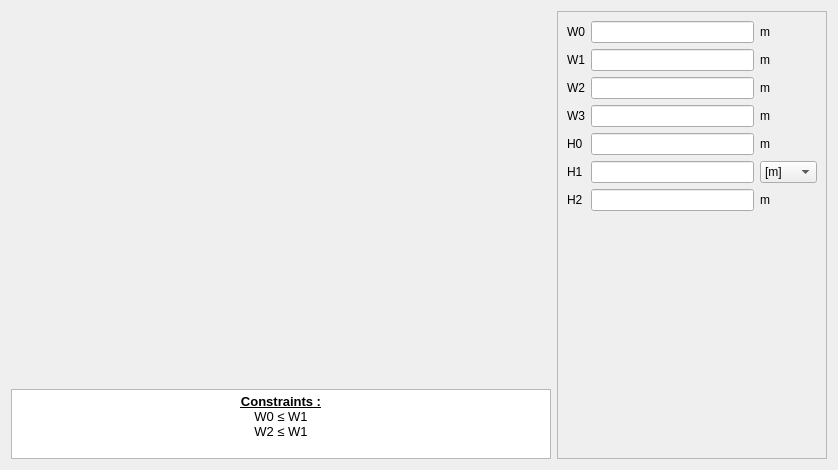
<?xml version="1.0" encoding="UTF-8"?>
<ui version="4.0">
 <class>PWSlot13</class>
 <widget class="QWidget" name="PWSlot13">
  <property name="geometry">
   <rect>
    <x>0</x>
    <y>0</y>
    <width>838</width>
    <height>470</height>
   </rect>
  </property>
  <property name="minimumSize">
   <size>
    <width>630</width>
    <height>470</height>
   </size>
  </property>
  <property name="maximumSize">
   <size>
    <width>16777215</width>
    <height>16777215</height>
   </size>
  </property>
  <property name="windowTitle">
   <string>Form</string>
  </property>
  <layout class="QHBoxLayout" name="horizontalLayout">
   <item>
    <layout class="QVBoxLayout" name="verticalLayout_2">
     <item>
      <widget class="QLabel" name="img_slot">
       <property name="sizePolicy">
        <sizepolicy hsizetype="Expanding" vsizetype="Expanding">
         <horstretch>0</horstretch>
         <verstretch>0</verstretch>
        </sizepolicy>
       </property>
       <property name="maximumSize">
        <size>
         <width>16777215</width>
         <height>16777215</height>
        </size>
       </property>
       <property name="text">
        <string/>
       </property>
       <property name="pixmap">
        <pixmap resource="../../../../Resources/pyleecan.qrc">:/images/images/MachineSetup/WSlot/SlotW13.png</pixmap>
       </property>
       <property name="scaledContents">
        <bool>false</bool>
       </property>
       <property name="alignment">
        <set>Qt::AlignCenter</set>
       </property>
      </widget>
     </item>
     <item>
      <widget class="QTextEdit" name="txt_constraint">
       <property name="sizePolicy">
        <sizepolicy hsizetype="Expanding" vsizetype="Fixed">
         <horstretch>0</horstretch>
         <verstretch>0</verstretch>
        </sizepolicy>
       </property>
       <property name="maximumSize">
        <size>
         <width>16777215</width>
         <height>70</height>
        </size>
       </property>
       <property name="verticalScrollBarPolicy">
        <enum>Qt::ScrollBarAlwaysOff</enum>
       </property>
       <property name="html">
        <string>&lt;!DOCTYPE HTML PUBLIC &quot;-//W3C//DTD HTML 4.0//EN&quot; &quot;http://www.w3.org/TR/REC-html40/strict.dtd&quot;&gt;
&lt;html&gt;&lt;head&gt;&lt;meta name=&quot;qrichtext&quot; content=&quot;1&quot; /&gt;&lt;style type=&quot;text/css&quot;&gt;
p, li { white-space: pre-wrap; }
&lt;/style&gt;&lt;/head&gt;&lt;body style=&quot; font-family:'MS Shell Dlg 2'; font-size:7.8pt; font-weight:400; font-style:normal;&quot;&gt;
&lt;p align=&quot;center&quot; style=&quot; margin-top:0px; margin-bottom:0px; margin-left:0px; margin-right:0px; -qt-block-indent:0; text-indent:0px;&quot;&gt;&lt;span style=&quot; font-size:10pt; font-weight:600; text-decoration: underline;&quot;&gt;Constraints :&lt;/span&gt;&lt;/p&gt;
&lt;p align=&quot;center&quot; style=&quot; margin-top:0px; margin-bottom:0px; margin-left:0px; margin-right:0px; -qt-block-indent:0; text-indent:0px;&quot;&gt;&lt;span style=&quot; font-size:10pt;&quot;&gt;W0 ≤ W1&lt;/span&gt;&lt;/p&gt;
&lt;p align=&quot;center&quot; style=&quot; margin-top:0px; margin-bottom:0px; margin-left:0px; margin-right:0px; -qt-block-indent:0; text-indent:0px;&quot;&gt;&lt;span style=&quot; font-size:10pt;&quot;&gt;W2 ≤ W1&lt;/span&gt;&lt;/p&gt;&lt;/body&gt;&lt;/html&gt;</string>
       </property>
       <property name="textInteractionFlags">
        <set>Qt::TextSelectableByKeyboard|Qt::TextSelectableByMouse</set>
       </property>
      </widget>
     </item>
    </layout>
   </item>
   <item>
    <widget class="QScrollArea" name="scrollArea">
     <property name="minimumSize">
      <size>
       <width>270</width>
       <height>0</height>
      </size>
     </property>
     <property name="maximumSize">
      <size>
       <width>270</width>
       <height>16777215</height>
      </size>
     </property>
     <property name="widgetResizable">
      <bool>true</bool>
     </property>
     <widget class="QWidget" name="scrollAreaWidgetContents">
      <property name="geometry">
       <rect>
        <x>0</x>
        <y>0</y>
        <width>268</width>
        <height>446</height>
       </rect>
      </property>
      <layout class="QVBoxLayout" name="verticalLayout">
       <item>
        <layout class="QGridLayout" name="gridLayout">
         <item row="0" column="0">
          <widget class="QLabel" name="in_W0">
           <property name="text">
            <string>W0</string>
           </property>
          </widget>
         </item>
         <item row="0" column="1">
          <widget class="FloatEdit" name="lf_W0"/>
         </item>
         <item row="0" column="2">
          <widget class="QLabel" name="unit_W0">
           <property name="text">
            <string>m</string>
           </property>
          </widget>
         </item>
         <item row="1" column="0">
          <widget class="QLabel" name="in_W1">
           <property name="text">
            <string>W1</string>
           </property>
          </widget>
         </item>
         <item row="1" column="1">
          <widget class="FloatEdit" name="lf_W1"/>
         </item>
         <item row="1" column="2">
          <widget class="QLabel" name="unit_W1">
           <property name="text">
            <string>m</string>
           </property>
          </widget>
         </item>
         <item row="2" column="0">
          <widget class="QLabel" name="in_W2">
           <property name="text">
            <string>W2</string>
           </property>
          </widget>
         </item>
         <item row="2" column="1">
          <widget class="FloatEdit" name="lf_W2"/>
         </item>
         <item row="2" column="2">
          <widget class="QLabel" name="unit_W2">
           <property name="text">
            <string>m</string>
           </property>
          </widget>
         </item>
         <item row="3" column="0">
          <widget class="QLabel" name="in_W3">
           <property name="text">
            <string>W3</string>
           </property>
          </widget>
         </item>
         <item row="3" column="1">
          <widget class="FloatEdit" name="lf_W3"/>
         </item>
         <item row="3" column="2">
          <widget class="QLabel" name="unit_W3">
           <property name="text">
            <string>m</string>
           </property>
          </widget>
         </item>
         <item row="4" column="0">
          <widget class="QLabel" name="in_H0">
           <property name="text">
            <string>H0</string>
           </property>
          </widget>
         </item>
         <item row="4" column="1">
          <widget class="FloatEdit" name="lf_H0"/>
         </item>
         <item row="4" column="2">
          <widget class="QLabel" name="unit_H0">
           <property name="text">
            <string>m</string>
           </property>
          </widget>
         </item>
         <item row="5" column="0">
          <widget class="QLabel" name="in_H1">
           <property name="text">
            <string>H1</string>
           </property>
          </widget>
         </item>
         <item row="5" column="1">
          <widget class="FloatEdit" name="lf_H1"/>
         </item>
         <item row="5" column="2">
          <widget class="QComboBox" name="c_H1_unit">
           <item>
            <property name="text">
             <string>[m]</string>
            </property>
           </item>
           <item>
            <property name="text">
             <string>[rad]</string>
            </property>
           </item>
           <item>
            <property name="text">
             <string>[deg]</string>
            </property>
           </item>
          </widget>
         </item>
         <item row="6" column="0">
          <widget class="QLabel" name="in_H2">
           <property name="text">
            <string>H2</string>
           </property>
          </widget>
         </item>
         <item row="6" column="1">
          <widget class="FloatEdit" name="lf_H2"/>
         </item>
         <item row="6" column="2">
          <widget class="QLabel" name="unit_H2">
           <property name="text">
            <string>m</string>
           </property>
          </widget>
         </item>
        </layout>
       </item>
       <item>
        <spacer name="verticalSpacer">
         <property name="orientation">
          <enum>Qt::Vertical</enum>
         </property>
         <property name="sizeHint" stdset="0">
          <size>
           <width>20</width>
           <height>40</height>
          </size>
         </property>
        </spacer>
       </item>
       <item>
        <widget class="WWSlotOut" name="w_out" native="true"/>
       </item>
      </layout>
     </widget>
    </widget>
   </item>
  </layout>
 </widget>
 <customwidgets>
  <customwidget>
   <class>FloatEdit</class>
   <extends>QLineEdit</extends>
   <header>......GUI/Tools/FloatEdit.h</header>
  </customwidget>
  <customwidget>
   <class>WWSlotOut</class>
   <extends>QWidget</extends>
   <header>......GUI.Dialog.DMachineSetup.SWSlot.WWSlotOut.WWSlotOut.h</header>
   <container>1</container>
  </customwidget>
 </customwidgets>
 <tabstops>
  <tabstop>lf_W0</tabstop>
  <tabstop>lf_W1</tabstop>
  <tabstop>lf_W2</tabstop>
  <tabstop>lf_W3</tabstop>
  <tabstop>lf_H0</tabstop>
  <tabstop>lf_H1</tabstop>
  <tabstop>c_H1_unit</tabstop>
  <tabstop>lf_H2</tabstop>
  <tabstop>txt_constraint</tabstop>
 </tabstops>
 <resources>
  <include location="../../../../Resources/pyleecan.qrc"/>
 </resources>
 <connections/>
</ui>
